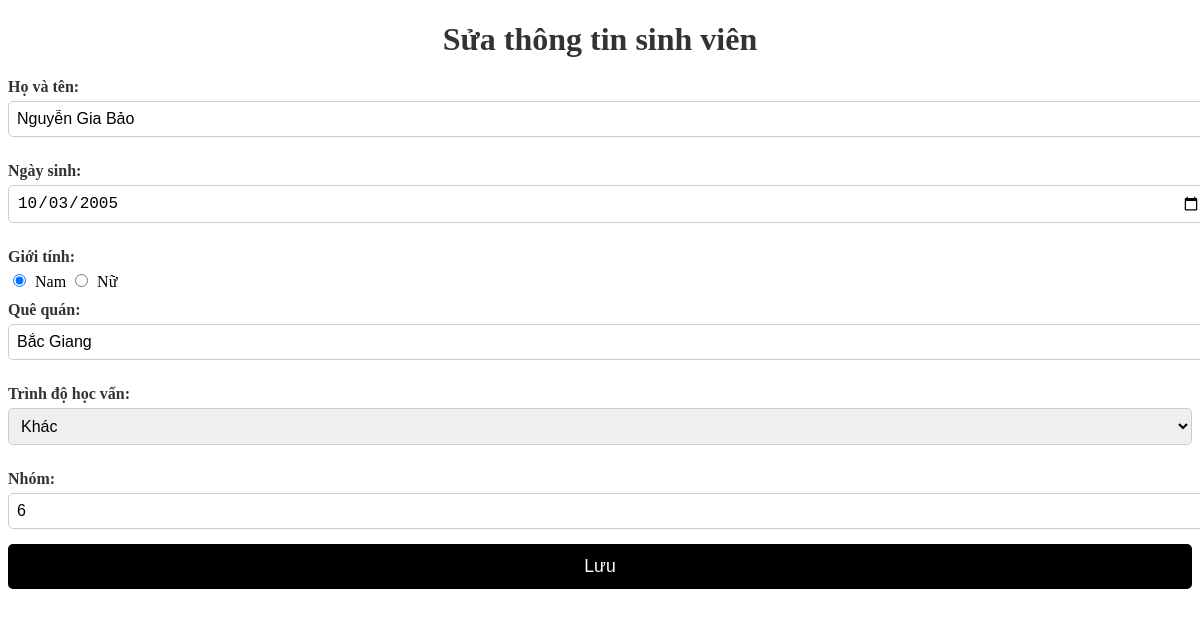
The app's page /chinhsua.php?id=4 with its own data.
### tables this page shows
CREATE TABLE `table_students` (
  `id` int(11) NOT NULL,
  `fullname` varchar(255) NOT NULL,
  `dob` date NOT NULL,
  `gender` int(11) NOT NULL,
  `hometown` varchar(255) NOT NULL,
  `level` int(11) NOT NULL,
  `group` int(11) NOT NULL
);

### chinhsua.php (the view, shortened to what this page needs)
<?php
include 'connect.php';
$id = $_GET['id'];
$sql = "SELECT * FROM table_students WHERE id = $id";
$result = $conn->query($sql);
if ($result->num_rows > 0) {
    $student = $result->fetch_assoc();
} else {
    echo "Không tìm thấy sinh viên!";
    exit;
}
?>
<!DOCTYPE html>
<html>
<head>
   <link rel="stylesheet" href="chinhsua.css">
</head>
<body>
    <h1>Sửa thông tin sinh viên</h1>
    <form method="POST">
        <label>Họ và tên:</label>
        <input type="text" name="fullname" value="<?= $student['fullname'] ?>" required><br>
        <label>Ngày sinh:</label>
        <input type="date" name="dob" value="<?= date('Y-m-d', strtotime($student['dob'])) ?>" required><br>
        <label>Giới tính:</label>
        <input type="radio" name="gender" value="1" <?= $student['gender'] == 1 ? 'checked' : '' ?>> Nam
        <input type="radio" name="gender" value="0" <?= $student['gender'] == 0 ? 'checked' : '' ?>> Nữ<br>
        <label>Quê quán:</label>
        <input type="text" name="hometown" value="<?= $student['hometown'] ?>" required><br>
        <label>Trình độ học vấn:</label>
        <select name="level" required>
            <option value="3" <?= $student['level'] == 3 ? 'selected' : '' ?>>Khác</option>
        </select><br>
        <label>Nhóm:</label>
        <input type="number" name="group" value="<?= $student['group'] ?>" required><br>
        <button type="submit">Lưu</button>
    </form>
</body>
</html>

### chinhsua.css (style rules this page uses)
h1 { text-align: center; font-size: 2rem; margin-bottom: 20px; color: #333; }
label { display: block; margin: 10px 0 5px; font-weight: bold; color: #333; }
input[type="text"], input[type="date"], input[type="number"], select { width: 100%; padding: 8px; border: 1px solid #ccc; border-radius: 5px; margin-bottom: 15px; font-size: 1rem; }
input[type="radio"] { margin-right: 5px; }
button { width: 100%; padding: 12px; background: #000; color: #fff; border: none; border-radius: 5px; font-size: 1.1rem; cursor: pointer; transition: background 0.3s ease; }

### records on screen
table_students: fullname "Nguyễn Gia Bảo", dob "10/03/2005", gender "☑", hometown "Bắc Giang", level "Khác", group "6"
